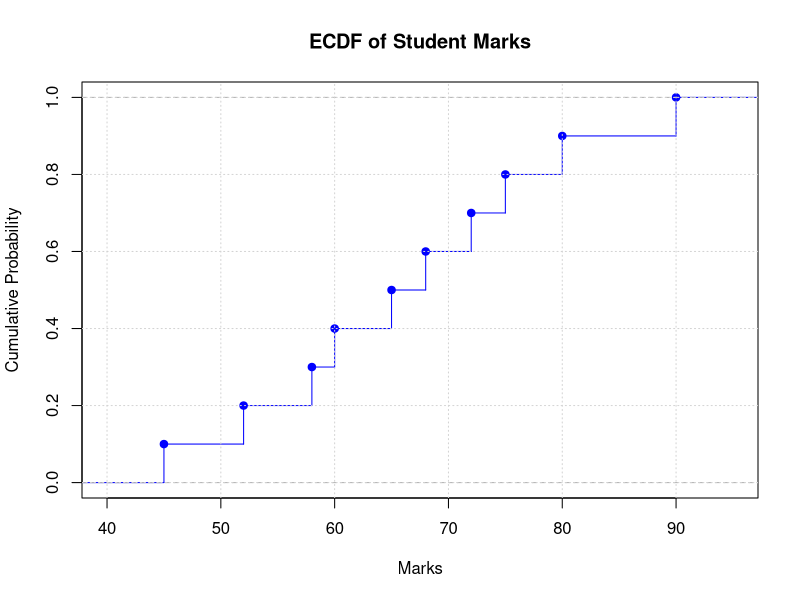

Write R code to recreate this figure.
marks <- c(45,52,58,60,65,68,72,75,80,90)

ecdf_marks <- ecdf(marks)

plot(ecdf_marks,
     main="ECDF of Student Marks",
     xlab="Marks",
     ylab="Cumulative Probability",
     verticals=TRUE,
     do.points=TRUE,
     col="blue")

grid()

data.frame(
  Marks=sort(marks),
  Cumulative_Probability=seq(0.1,1,0.1)
)
